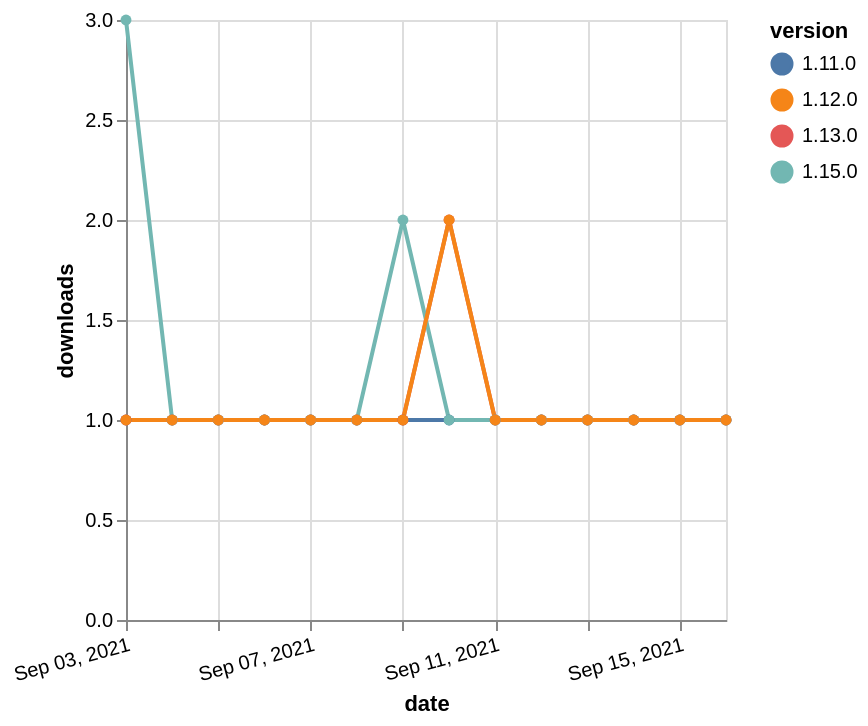

Source (Vega-Lite JSON):
### Vega-Lite specification from a JSON file in a GitHub repository (floating-point values rounded to 4 significant figures)
{"$schema": "https://vega.github.io/schema/vega-lite/v5.json", "description": "A simple bar chart with embedded data.", "data": {"values": [{"date": "2021-09-03", "total": 212, "delta": 1, "version": "1.11.0"}, {"date": "2021-09-04", "total": 213, "delta": 1, "version": "1.11.0"}, {"date": "2021-09-05", "total": 214, "delta": 1, "version": "1.11.0"}, {"date": "2021-09-06", "total": 215, "delta": 1, "version": "1.11.0"}, {"date": "2021-09-07", "total": 216, "delta": 1, "version": "1.11.0"}, {"date": "2021-09-08", "total": 217, "delta": 1, "version": "1.11.0"}, {"date": "2021-09-09", "total": 218, "delta": 1, "version": "1.11.0"}, {"date": "2021-09-10", "total": 219, "delta": 1, "version": "1.11.0"}, {"date": "2021-09-11", "total": 220, "delta": 1, "version": "1.11.0"}, {"date": "2021-09-12", "total": 221, "delta": 1, "version": "1.11.0"}, {"date": "2021-09-13", "total": 222, "delta": 1, "version": "1.11.0"}, {"date": "2021-09-14", "total": 223, "delta": 1, "version": "1.11.0"}, {"date": "2021-09-15", "total": 224, "delta": 1, "version": "1.11.0"}, {"date": "2021-09-16", "total": 225, "delta": 1, "version": "1.11.0"}, {"date": "2021-09-03", "total": 290, "delta": 1, "version": "1.13.0"}, {"date": "2021-09-04", "total": 291, "delta": 1, "version": "1.13.0"}, {"date": "2021-09-05", "total": 292, "delta": 1, "version": "1.13.0"}, {"date": "2021-09-06", "total": 293, "delta": 1, "version": "1.13.0"}, {"date": "2021-09-07", "total": 294, "delta": 1, "version": "1.13.0"}, {"date": "2021-09-08", "total": 295, "delta": 1, "version": "1.13.0"}, {"date": "2021-09-09", "total": 296, "delta": 1, "version": "1.13.0"}, {"date": "2021-09-10", "total": 298, "delta": 2, "version": "1.13.0"}, {"date": "2021-09-11", "total": 299, "delta": 1, "version": "1.13.0"}, {"date": "2021-09-12", "total": 300, "delta": 1, "version": "1.13.0"}, {"date": "2021-09-13", "total": 301, "delta": 1, "version": "1.13.0"}, {"date": "2021-09-14", "total": 302, "delta": 1, "version": "1.13.0"}, {"date": "2021-09-15", "total": 303, "delta": 1, "version": "1.13.0"}, {"date": "2021-09-16", "total": 304, "delta": 1, "version": "1.13.0"}, {"date": "2021-09-03", "total": 113, "delta": 3, "version": "1.15.0"}, {"date": "2021-09-04", "total": 114, "delta": 1, "version": "1.15.0"}, {"date": "2021-09-05", "total": 115, "delta": 1, "version": "1.15.0"}, {"date": "2021-09-06", "total": 116, "delta": 1, "version": "1.15.0"}, {"date": "2021-09-07", "total": 117, "delta": 1, "version": "1.15.0"}, {"date": "2021-09-08", "total": 118, "delta": 1, "version": "1.15.0"}, {"date": "2021-09-09", "total": 120, "delta": 2, "version": "1.15.0"}, {"date": "2021-09-10", "total": 121, "delta": 1, "version": "1.15.0"}, {"date": "2021-09-11", "total": 122, "delta": 1, "version": "1.15.0"}, {"date": "2021-09-12", "total": 123, "delta": 1, "version": "1.15.0"}, {"date": "2021-09-13", "total": 124, "delta": 1, "version": "1.15.0"}, {"date": "2021-09-14", "total": 125, "delta": 1, "version": "1.15.0"}, {"date": "2021-09-15", "total": 126, "delta": 1, "version": "1.15.0"}, {"date": "2021-09-16", "total": 127, "delta": 1, "version": "1.15.0"}, {"date": "2021-09-03", "total": 177, "delta": 1, "version": "1.12.0"}, {"date": "2021-09-04", "total": 178, "delta": 1, "version": "1.12.0"}, {"date": "2021-09-05", "total": 179, "delta": 1, "version": "1.12.0"}, {"date": "2021-09-06", "total": 180, "delta": 1, "version": "1.12.0"}, {"date": "2021-09-07", "total": 181, "delta": 1, "version": "1.12.0"}, {"date": "2021-09-08", "total": 182, "delta": 1, "version": "1.12.0"}, {"date": "2021-09-09", "total": 183, "delta": 1, "version": "1.12.0"}, {"date": "2021-09-10", "total": 185, "delta": 2, "version": "1.12.0"}, {"date": "2021-09-11", "total": 186, "delta": 1, "version": "1.12.0"}, {"date": "2021-09-12", "total": 187, "delta": 1, "version": "1.12.0"}, {"date": "2021-09-13", "total": 188, "delta": 1, "version": "1.12.0"}, {"date": "2021-09-14", "total": 189, "delta": 1, "version": "1.12.0"}, {"date": "2021-09-15", "total": 190, "delta": 1, "version": "1.12.0"}, {"date": "2021-09-16", "total": 191, "delta": 1, "version": "1.12.0"}]}, "width": "container", "mark": {"type": "line", "point": {"filled": true}}, "encoding": {"x": {"field": "date", "type": "temporal", "timeUnit": "yearmonthdate", "title": "date", "axis": {"labelAngle": -15}}, "y": {"field": "delta", "type": "quantitative", "title": "downloads"}, "color": {"field": "version", "type": "nominal"}, "tooltip": {"field": "delta"}}}
